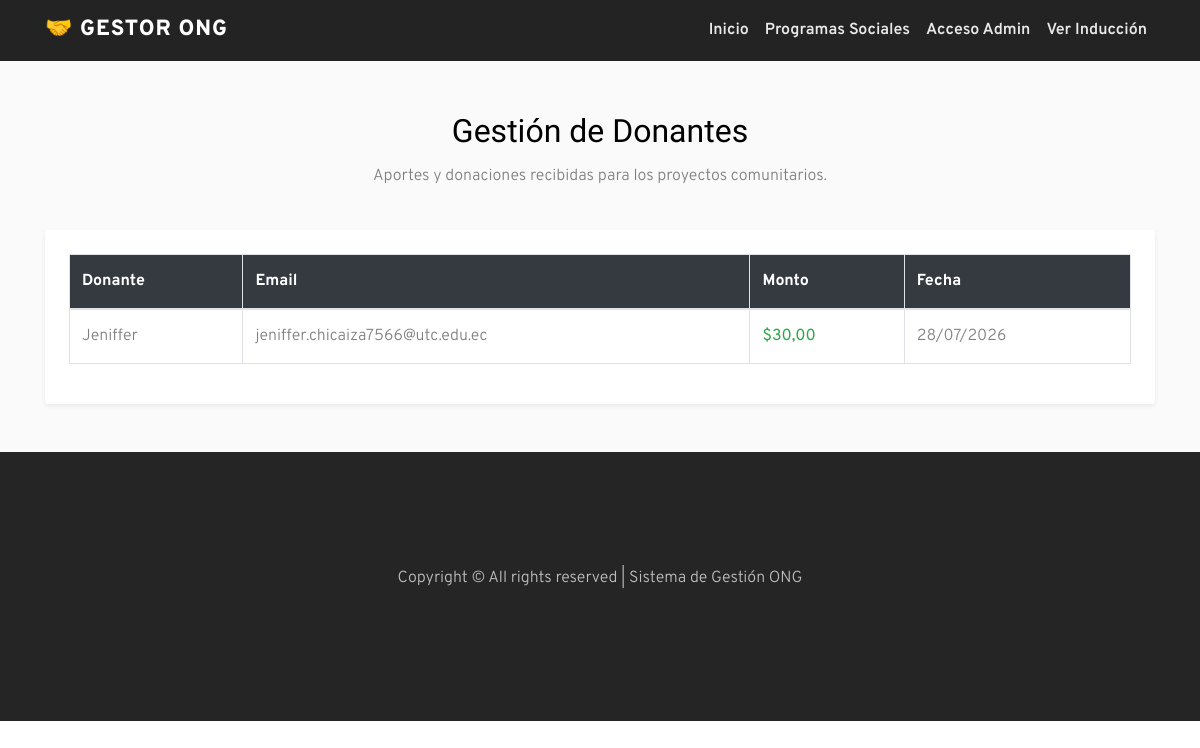
The app's page /donantes/ with its own data.
### gestion/models.py (models this page shows, shortened)
class Donante(models.Model):
    nombre = models.CharField(max_length=100)
    email = models.EmailField(default="contacto@donante.com")
    monto_donado = models.DecimalField(max_digits=10, decimal_places=2)
    fecha_donacion = models.DateField(auto_now_add=True)

### gestion/views.py (the view, shortened to what this page needs)
# urls.py: path('donantes/', views.lista_donantes, name='donantes'),
def lista_donantes(request):
  donantes = Donante.objects.all()
  form = DonanteForm()
  return render(
      request, 'gestion/donantes.html', {'donantes': donantes, 'form': form}
  )

### gestion/templates/gestion/donantes.html (shortened to what this page needs)
{% extends 'gestion/principal.html' %}
{% block contenido %}
<section class="ftco-section bg-light py-5">
  <div class="container">
    <div class="row justify-content-center mb-4">
      <div class="col-md-8 text-center">
        <h2>Gestión de Donantes</h2>
        <p>Aportes y donaciones recibidas para los proyectos comunitarios.</p>
      </div>
    </div>
    <div class="row">
      <div class="{% if user.is_authenticated and user.is_staff %}col-md-8{% else %}col-md-12{% endif %}">
        <div class="table-responsive bg-white p-4 shadow-sm rounded">
          <table class="table table-bordered table-hover">
            <thead class="bg-dark text-white">
              <tr>
                <th>Donante</th>
                <th>Email</th>
                <th>Monto</th>
                <th>Fecha</th>
              </tr>
            </thead>
            <tbody>
              {% for donante in donantes %}
              <tr>
                <td class="align-middle">{{ donante.nombre }}</td>
                <td class="align-middle">{{ donante.email }}</td>
                <td class="align-middle text-success"><strong>${{ donante.monto_donado }}</strong></td>
                <td class="align-middle">{{ donante.fecha_donacion|date:"d/m/Y" }}</td>
              </tr>
              {% empty %}
              <tr>
                <td colspan="5" class="text-center">No hay registros de donaciones.</td>
              </tr>
              {% endfor %}
            </tbody>
          </table>
        </div>
      </div>
    </div>
  </div>
</section>
{% endblock %}

### records on screen
Donante: nombre "Jeniffer", email "jeniffer.chicaiza7566@utc.edu.ec", monto_donado "30,00", fecha_donacion "28/07/2026"
